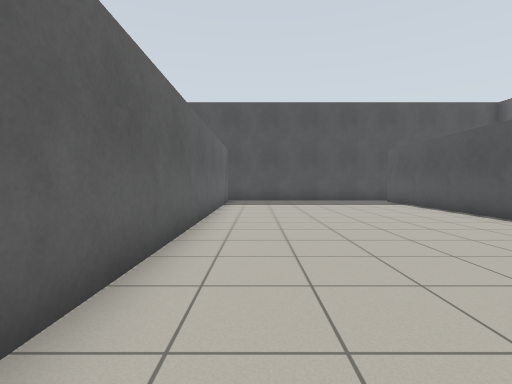
View 1 (above)

19 first-person views from a walk through a world built for the Gazebo simulator. The camera is 0.94 m above the floor, tilts 2° down and sees 85° across. The floor is counted in squares, 1 m on a side. Each view is taken from the middle of a square. On the plan, view 1 faces up. The plan holds only what a view shows up to about 11 squares ahead; the rest is blank. The robots in the file are not drawn.

View 2
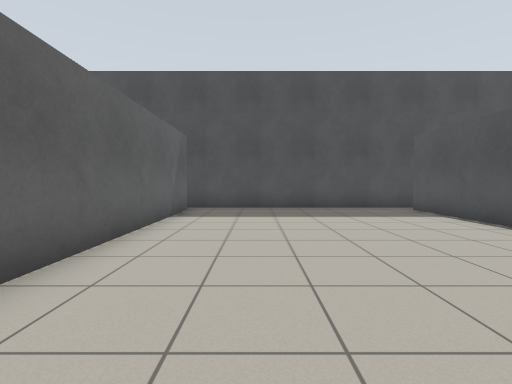

View 3
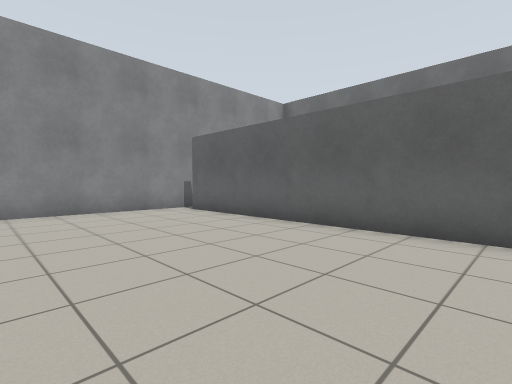

View 4
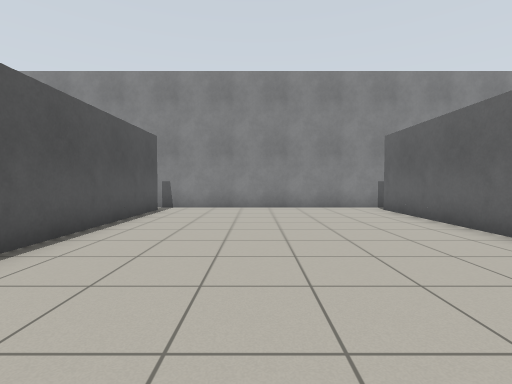

View 5
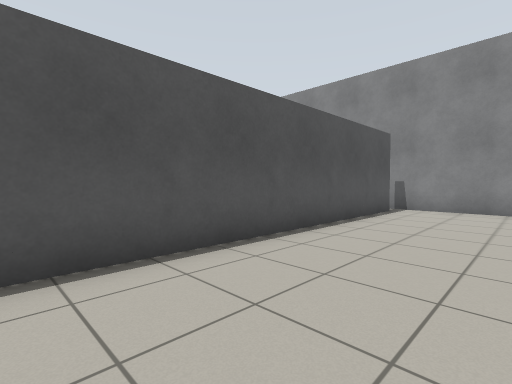

View 6
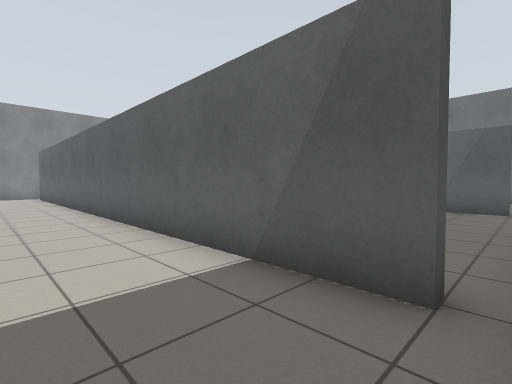

View 7
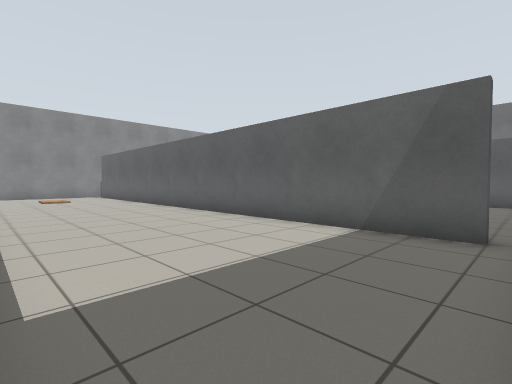

View 8
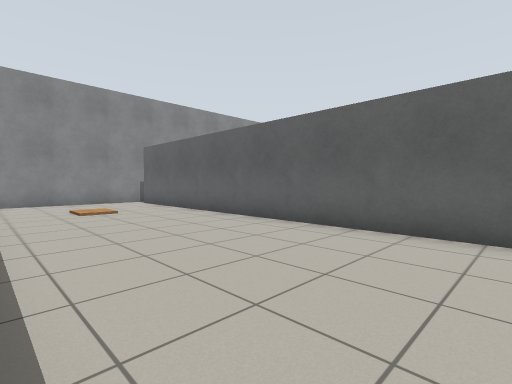

View 9
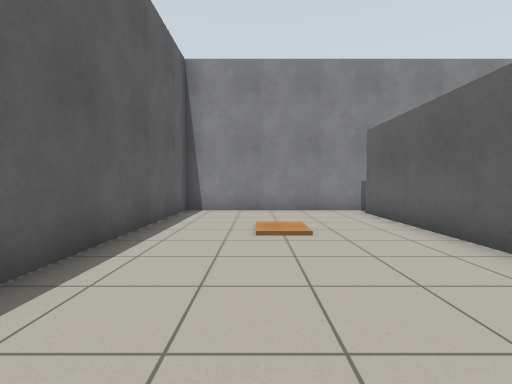

View 10
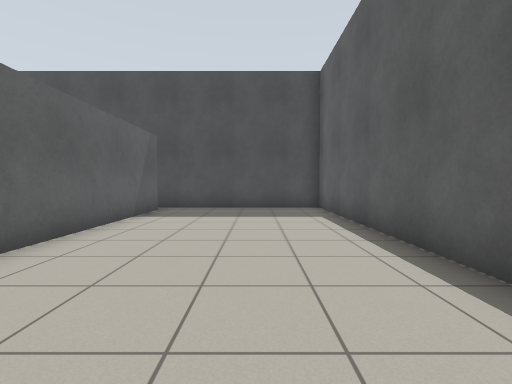

View 11
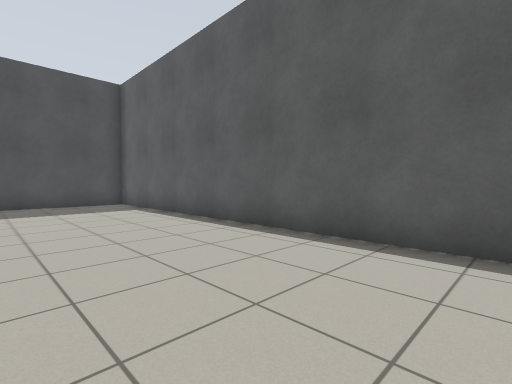

View 12
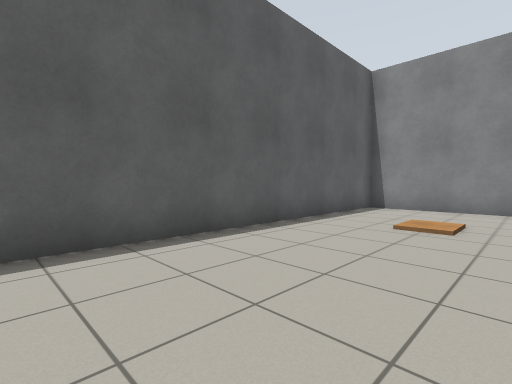

View 13
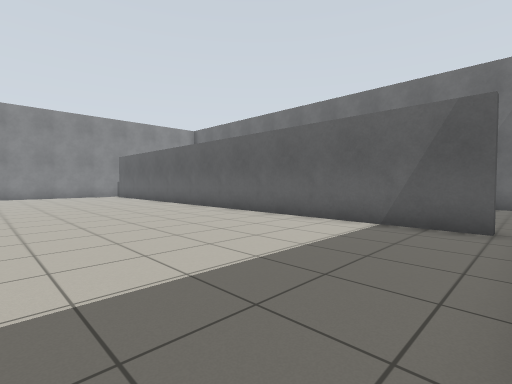

View 14
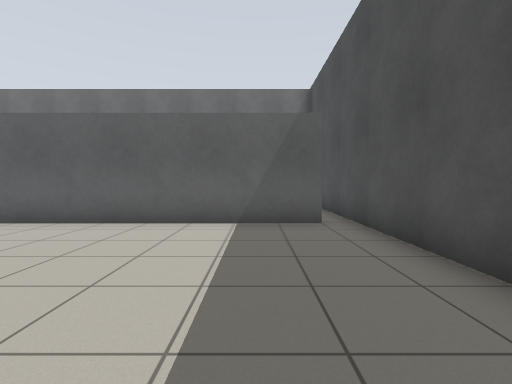

View 15
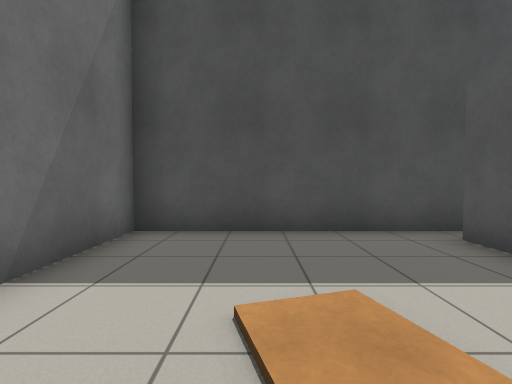

View 16
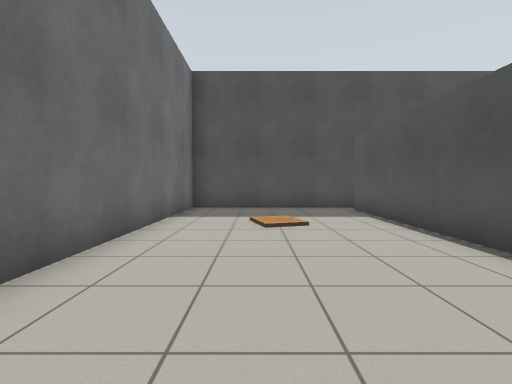

View 17
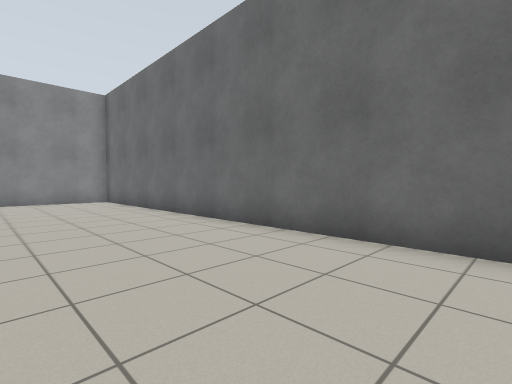

View 18
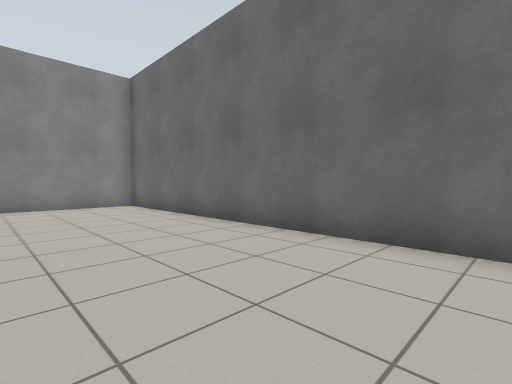

View 19
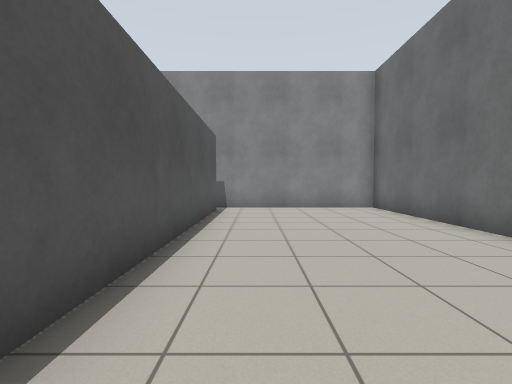

### Floor plan
Points are (right, up) in squares from view 1. A wall is a line through its corners. A room is listed if a view was taken in it or the views show most of it. See-through windows are left out.
Room 1 (views 1, 2, 3, 4, 5, 13, 14)
walls: (6.3, 6.9) (6.3, 13.5); (-1.7, 13.5) (-1.4, 13.5) (-1.4, -4.5); (6.5, 14.4) (-1.5, 14.4); (6.3, -4.6) (6.3, 4.9); (-1.5, -5.3) (6.5, -5.3)
ways out: opening at (6, -5) to room 2; opening at (6, 14) to room 2; opening at (-2, -5) to room 3; opening at (-2, 14) to room 3
Room 2 (views 6, 7, 8, 9, 10, 11, 12)
walls: (6.3, 13.5) (6.6, 13.5) (6.6, -4.5); (6.5, -5.3) (12.4, -5.3) (12.4, 14.4) (6.5, 14.4)
ways out: opening at (6, -5) to room 1; opening at (6, 14) to room 1
Room 3 (views 15, 16, 17, 18, 19)
walls: (-1.7, 7.6) (-1.7, 13.5); (-1.5, 14.4) (-7.4, 14.4) (-7.4, -5.3) (-1.5, -5.3); (-1.7, -4.5) (-1.7, 3.6)
ways out: opening at (-2, -5) to room 1; opening at (-2, 14) to room 1

Where each view was taken, in squares from view 1:
view 1: 0 up, 0 right, facing up
view 2: 4 up, 1 right, facing up
view 3: 4 up, 4 right, facing down-left
view 4: 5 up, 3 right, facing down
view 5: 5 up, 3 right, facing down-right
view 6: 14 up, 9 right, facing down-left
view 7: 14 up, 12 right, facing down-left
view 8: 8 up, 12 right, facing down-left
view 9: 4 up, 10 right, facing down
view 10: 4 up, 10 right, facing up
view 11: 2 up, 8 right, facing up-right
view 12: 5 up, 8 right, facing down-right
view 13: 14 up, 5 right, facing down-left
view 14: 12 up, 5 right, facing left
view 15: 9 up, 5 left, facing up
view 16: 4 up, 5 left, facing up
view 17: 9 up, 3 left, facing down-left
view 18: 6 up, 3 left, facing down-left
view 19: 5 up, 3 left, facing down
